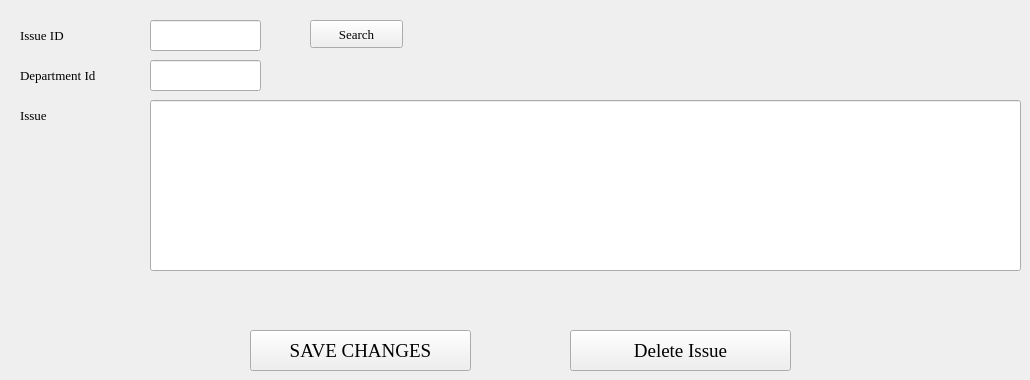
      <widget class="QWidget" name="tab_9">
       <attribute name="title">
        <string>Edit Issue</string>
       </attribute>
       <widget class="QLabel" name="label_42">
        <property name="geometry">
         <rect>
          <x>20</x>
          <y>20</y>
          <width>91</width>
          <height>31</height>
         </rect>
        </property>
        <property name="font">
         <font>
          <family>Georgia</family>
          <pointsize>10</pointsize>
         </font>
        </property>
        <property name="text">
         <string>Issue ID</string>
        </property>
       </widget>
       <widget class="QLineEdit" name="lineEdit_40">
        <property name="geometry">
         <rect>
          <x>150</x>
          <y>20</y>
          <width>111</width>
          <height>31</height>
         </rect>
        </property>
        <property name="font">
         <font>
          <family>Georgia</family>
          <pointsize>10</pointsize>
         </font>
        </property>
        <property name="text">
         <string/>
        </property>
       </widget>
       <widget class="QPushButton" name="pushButton_4">
        <property name="geometry">
         <rect>
          <x>310</x>
          <y>20</y>
          <width>93</width>
          <height>28</height>
         </rect>
        </property>
        <property name="font">
         <font>
          <family>Georgia</family>
          <pointsize>10</pointsize>
         </font>
        </property>
        <property name="text">
         <string>Search</string>
        </property>
       </widget>
       <widget class="QLabel" name="label_74">
        <property name="geometry">
         <rect>
          <x>20</x>
          <y>100</y>
          <width>91</width>
          <height>31</height>
         </rect>
        </property>
        <property name="font">
         <font>
          <family>Georgia</family>
          <pointsize>10</pointsize>
         </font>
        </property>
        <property name="text">
         <string>Issue</string>
        </property>
       </widget>
       <widget class="QLineEdit" name="lineEdit_69">
        <property name="geometry">
         <rect>
          <x>150</x>
          <y>100</y>
          <width>871</width>
          <height>171</height>
         </rect>
        </property>
        <property name="font">
         <font>
          <family>Georgia</family>
          <pointsize>10</pointsize>
         </font>
        </property>
       </widget>
       <widget class="QLabel" name="label_75">
        <property name="geometry">
         <rect>
          <x>20</x>
          <y>60</y>
          <width>121</width>
          <height>31</height>
         </rect>
        </property>
        <property name="font">
         <font>
          <family>Georgia</family>
          <pointsize>10</pointsize>
         </font>
        </property>
        <property name="text">
         <string>Department Id</string>
        </property>
       </widget>
       <widget class="QLineEdit" name="lineEdit_70">
        <property name="geometry">
         <rect>
          <x>150</x>
          <y>60</y>
          <width>111</width>
          <height>31</height>
         </rect>
        </property>
        <property name="font">
         <font>
          <family>Georgia</family>
          <pointsize>10</pointsize>
         </font>
        </property>
        <property name="text">
         <string/>
        </property>
       </widget>
       <widget class="QPushButton" name="pushButton_2">
        <property name="geometry">
         <rect>
          <x>250</x>
          <y>330</y>
          <width>221</width>
          <height>41</height>
         </rect>
        </property>
        <property name="font">
         <font>
          <family>Georgia</family>
          <pointsize>14</pointsize>
         </font>
        </property>
        <property name="text">
         <string>SAVE CHANGES</string>
        </property>
       </widget>
       <widget class="QPushButton" name="pushButton_5">
        <property name="geometry">
         <rect>
          <x>570</x>
          <y>330</y>
          <width>221</width>
          <height>41</height>
         </rect>
        </property>
        <property name="font">
         <font>
          <family>Georgia</family>
          <pointsize>14</pointsize>
         </font>
        </property>
        <property name="text">
         <string>Delete Issue</string>
        </property>
       </widget>
      </widget>
